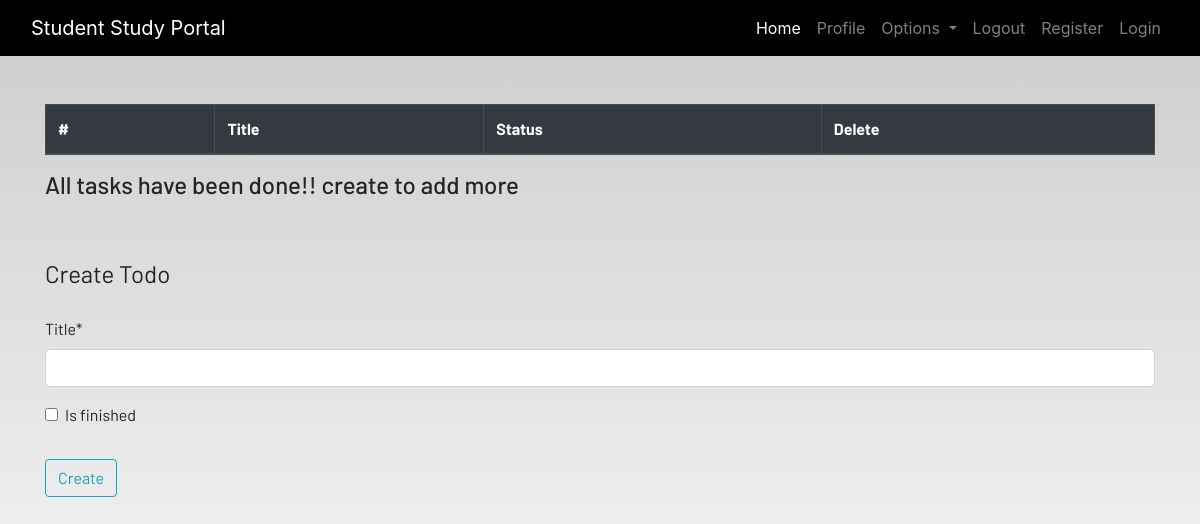
Page /todo (signed in) on the earlier database version.
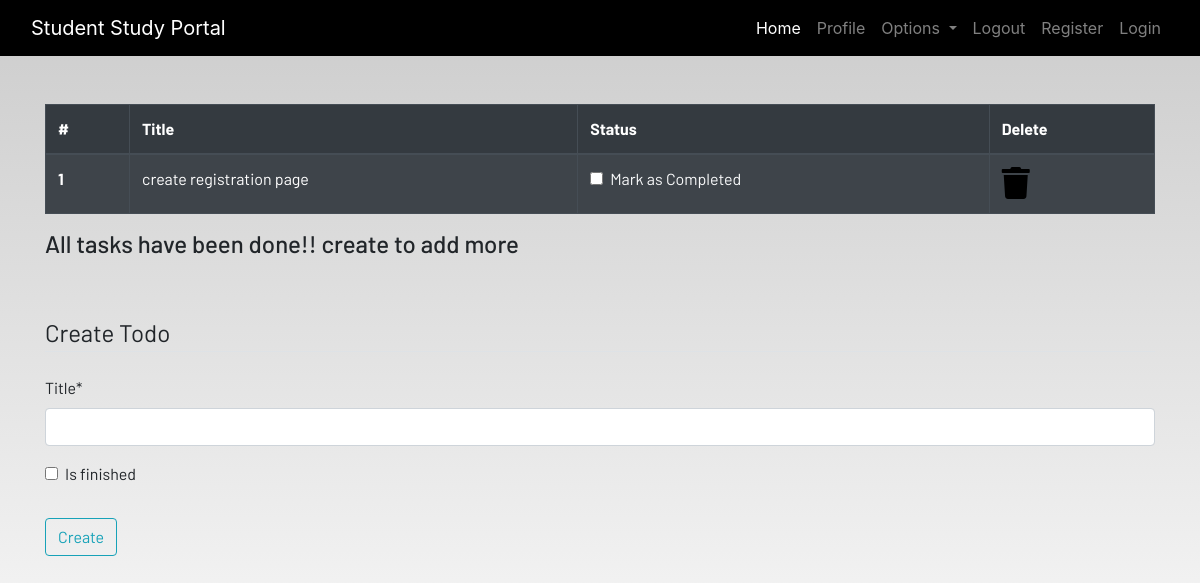
Same page on the later database version.
### dashboard/models.py (models this page shows, shortened)
class Todo(models.Model):
    user = models.ForeignKey(User, on_delete=models.CASCADE)
    title = models.CharField(max_length=100)
    is_finished = models.BooleanField(default=False)

### dashboard/views.py (the view)
# urls.py: path('todo', views.todo, name='todo'),
@login_required
def todo(request):
    todo = Todo.objects.filter(user = request.user)
    if request.method == "POST":
        form = TodoForm(request.POST)
        if form.is_valid():
            try:
                finished = request.POST['is_finished']
                if finished == 'on':
                    finished = True
                else:
                    finished = False
            except:
                finished = False
            todo = Todo(
                user = request.user,
                title = request.POST['title'],
                is_finished = finished
            )
            todo.save()
            messages.success(request, f'To do added successfully from {request.user}')
        return redirect('todo')
    else:
        form = TodoForm()
    context = {'todos' : todo, 'form' : form}
    return render(request, 'dashboard/todo.html', context)

### dashboard/forms.py
class TodoForm(forms.ModelForm):
    class Meta:
        model = Todo
        fields = ['title', 'is_finished']

### dashboard/templates/dashboard/todo.html (shortened to what this page needs)
{% extends 'dashboard/base.html' %}
{% load static %}
{% load crispy_forms_tags %}
{% block content %}
<div class="container">
    <table class="table table-striped table-bordered table-hover table-dark">
        <thead>
            <tr>
                <th scope="col">#</th>
                <th scope="col">Title</th>
                <th scope="col">Status</th>
                <th scope="col">Delete</th>
            </tr>
        </thead>
        <tbody>
            {% for todo in todos %}
            <tr>
                <th scope="row">{{forloop.counter}}</th>
                <td>{{todo.title}}</td>
                <td>
                    <a href="{% url 'update_todo' todo.id %}">
                        <div class="form-check">
                            {% if todo.is_finished %}
                            <input class="form-check-input" type="checkbox" value="" checked id=1>
                            {% else %}
                            <input class="form-check-input" type="checkbox" value="" id=1>
                            {% endif %}
                            <label class="form-check-label text-light" for="flexCheckDefault">
                                Mark as Completed
                            </label>
                        </div>
                    </a>
                </td>
                <td><a href="{% url 'delete_todo' todo.id %}"><i class="fa fa-trash fa-2x"></i></a></td>
            </tr>
            {% endfor %}
        </tbody>
    </table>
    <h4>All tasks have been done!! create to add more</h4>
</div><br><br>
<div class="container">
    <form method="POST">
        <fieldset class="form-group">
            <legend class="border-bottom mb-4">Create Todo</legend>
            {{form|crispy}}
        </fieldset>
        <div class="form-group">
            <button href="" class="btn btn-outline-info" type="submit">
                Create
            </button>
        </div>
    </form>
</div>
{% endblock content %}

Differences in the rows shown:
added Todo: title "create registration page"
